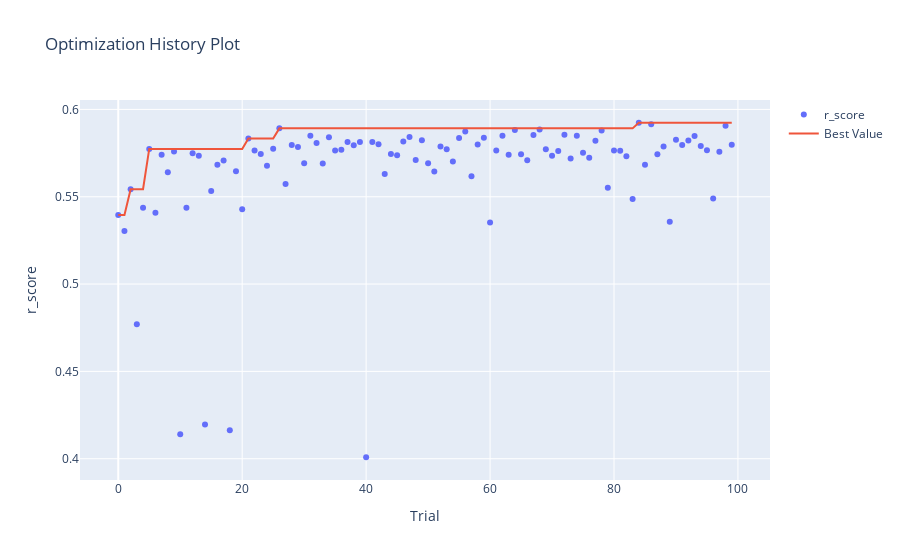

The cell this chart's notebook holds for it:
### Code cell
%%time
# create study set
study = optuna.create_study(study_name="gbr", direction="maximize", sampler=sampler)
# try optimization multiple times
study.optimize(optuna_gbr, n_trials=100)

clear_output(wait=False)

best_hyperparameters = study.best_params
print(f"\tparams: {best_hyperparameters}")

optuna.visualization.plot_optimization_history(study, target_name="r_score")
